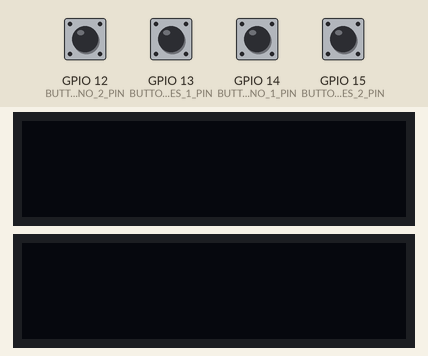
Bench run of a sketch on a simulated ESP32. On the bench: 2 × 128×32 one-colour display. The test bench sets the inputs (shaded band); at power-on: GPIO 12 (BUTTON_NO_2_PIN), GPIO 13 (BUTTON_YES_1_PIN), GPIO 14 (BUTTON_NO_1_PIN), GPIO 15 (BUTTON_YES_2_PIN) HIGH. WiFi joins after 1.5 s; servers stay silent unless stated; uploads are accepted with an empty reply; what the sketch prints to the serial monitor is not drawn.

Above: at 3.2 s.
3.3 s: GPIO 12 (BUTTON_NO_2_PIN) pulled LOW for 0.15 s
At 4.7 s:
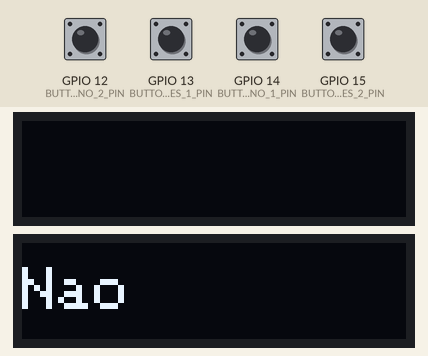
5.0 s: GPIO 13 (BUTTON_YES_1_PIN) pulled LOW for 1 s
At 7.0 s:
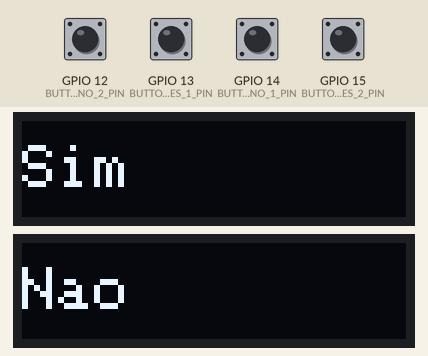
7.5 s: GPIO 14 (BUTTON_NO_1_PIN) pulled LOW for 1 s
At 9.2 s:
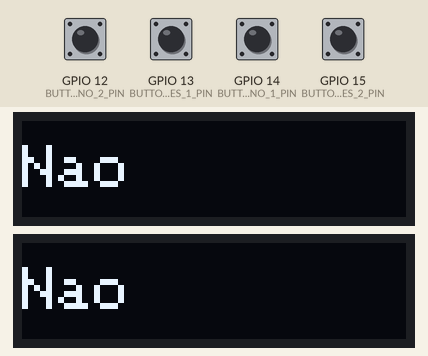
10.0 s: GPIO 15 (BUTTON_YES_2_PIN) pulled LOW for 1 s
At 11.4 s:
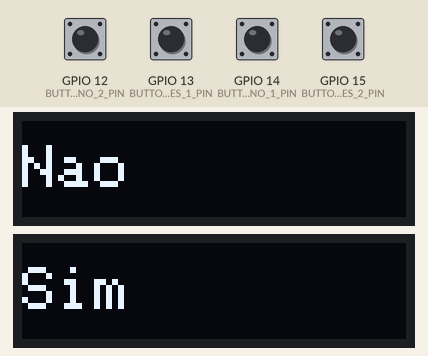
12.5 s: GPIO 13 (BUTTON_YES_1_PIN) pulled LOW for 0.15 s
At 13.1 s:
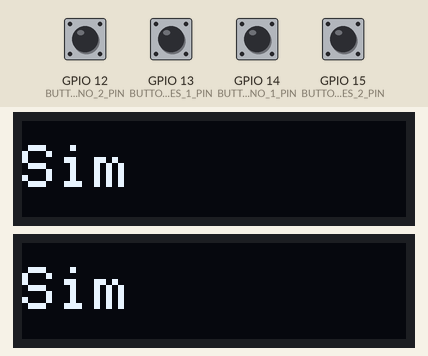
14.2 s: GPIO 12 (BUTTON_NO_2_PIN) pulled LOW for 1 s
At 15.2 s:
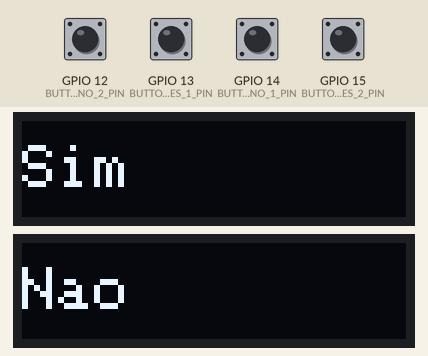
Timing chart, 0 to 17.2 s (numbered marks = the images above; inputs shaded):
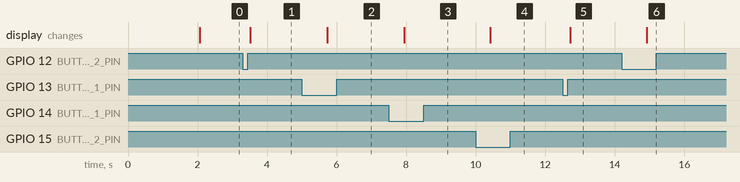

Measured:
- after the input at 3.3 s, the display: changes after 0.21 s (image 1)
- after the input at 5.0 s, the display: changes after 0.73 s (image 2)
- after the input at 7.5 s, the display: changes after 0.44 s (image 3)
- after the input at 10.0 s, the display: changes after 0.41 s (image 4)
- after the input at 12.5 s, the display: changes after 0.21 s (image 5)
- after the input at 14.2 s, the display: changes after 0.73 s (image 6)

The sketch:

esp32_comunica_api.ino
```cpp
#include <WiFi.h>
#include <HTTPClient.h>
#include <ArduinoJson.h>
#include <Wire.h>
#include <Adafruit_GFX.h>
#include <Adafruit_SSD1306.h>
#include <esp_task_wdt.h>

//---
// Configuracoes globais
//---

// Substitua pelas suas credenciais de Wi-Fi
const char* ssid = "seu_ssid";
const char* password = "sua_senha";

// Use o endereco IP que o servidor Flask exibiu no terminal.
const char* api_endpoint = "http://192.168.0.11:5000/api/produtos";
const char* feedback_endpoint = "http://192.168.0.11:5000/api/feedback";

// Definicao dos enderecos e pinos
#define SCREEN_ADDRESS 0x3C
#define SCREEN_WIDTH 128
#define SCREEN_HEIGHT 32

#define BUTTON_YES_1_PIN 13
#define BUTTON_NO_1_PIN 14
#define BUTTON_YES_2_PIN 15
#define BUTTON_NO_2_PIN 12

// Objetos para os displays.
TwoWire I2C_one = TwoWire(0);
TwoWire I2C_two = TwoWire(1);

Adafruit_SSD1306 display1(SCREEN_WIDTH, SCREEN_HEIGHT, &I2C_one, -1);
Adafruit_SSD1306 display2(SCREEN_WIDTH, SCREEN_HEIGHT, &I2C_two, -1);

// Variaveis de tempo para a atualizacao (metodo nao-bloqueante)
unsigned long lastUpdateTime = 0;
const long updateInterval = 10000; // 10 segundos

//---
// Funcoes auxiliares
//---

// Funcao para exibir as informacoes do produto
void showProductInfo(Adafruit_SSD1306 &display, const char* name, float price) {
  display.clearDisplay();

  display.setTextSize(1);
  display.setTextColor(SSD1306_WHITE);
  display.setCursor(0, 0);
  display.println(name);

  display.setTextSize(2);
  display.setCursor(0, 16);
  display.printf("R$ %.2f", price);
  display.display();
}

// Funcao para exibir a resposta do botao
void showButtonResponse(Adafruit_SSD1306 &display, const char* response) {
  display.clearDisplay();
  display.setTextSize(2);
  display.setTextColor(SSD1306_WHITE);
  display.setCursor(0, 8);
  display.println(response);
  display.display();
}

// Funcao para enviar o feedback para a API
void sendFeedback(int productId, const char* feedback) {
  HTTPClient http;
  http.begin(feedback_endpoint);
  http.addHeader("Content-Type", "application/json");

  StaticJsonDocument<100> doc;
  doc["produto_id"] = productId;
  doc["feedback"] = feedback;

  String json_payload;
  serializeJson(doc, json_payload);

  int httpCode = http.POST(json_payload);

  if (httpCode > 0) {
    Serial.printf("[HTTP] Feedback enviado, codigo: %d\n", httpCode);
  } else {
    Serial.printf("[HTTP] Falha ao enviar feedback: %s\n", http.errorToString(httpCode).c_str());
  }
  http.end();
}

// Funcao para obter e exibir os dados da API
void getAndDisplayData() {
  HTTPClient http;
  http.begin(api_endpoint);

  int httpCode = http.GET();

  if (httpCode > 0) {
    String payload = http.getString();

    StaticJsonDocument<500> doc;
    DeserializationError error = deserializeJson(doc, payload);

    if (error) {
      Serial.print(F("Erro ao analisar JSON: "));
      Serial.println(error.f_str());
      return;
    }

    display1.clearDisplay();
    display2.clearDisplay();

    for (JsonObject produto : doc.as<JsonArray>()) {
      int id = produto["id"];
      int display_id = produto["display_id"];
      const char* nome = produto["nome"];
      float preco = produto["preco"];

      if (display_id == 1) {
        showProductInfo(display1, nome, preco);
      } else if (display_id == 2) {
        showProductInfo(display2, nome, preco);
      }
    }
  } else {
    Serial.printf("[HTTP] Falha na requisicao: %s\n", http.errorToString(httpCode).c_str());
  }

  http.end();
}

//---
// Funcoes principais
//---

void setup() {
  Serial.begin(115200);

  WiFi.begin(ssid, password);
  Serial.print("Conectando ao WiFi...");
  while (WiFi.status() != WL_CONNECTED) {
    delay(1000);
    Serial.print(".");
  }
  Serial.println("\nConectado!");

  // Configura a Watchdog com a nova sintaxe
  esp_task_wdt_config_t wdt_config = {
    .timeout_ms = 5000,
    .trigger_panic = true
  };
  esp_task_wdt_init(&wdt_config);
  esp_task_wdt_add(NULL);

  I2C_one.begin(21, 22);
  if (!display1.begin(SSD1306_SWITCHCAPVCC, SCREEN_ADDRESS)) {
    Serial.println(F("Falha ao alocar SSD1306_1"));
    for (;;);
  }

  I2C_two.begin(25, 26);
  if (!display2.begin(SSD1306_SWITCHCAPVCC, SCREEN_ADDRESS)) {
    Serial.println(F("Falha ao alocar SSD1306_2"));
    for (;;);
  }

  pinMode(BUTTON_YES_1_PIN, INPUT_PULLUP);
  pinMode(BUTTON_NO_1_PIN, INPUT_PULLUP);
  pinMode(BUTTON_YES_2_PIN, INPUT_PULLUP);
  pinMode(BUTTON_NO_2_PIN, INPUT_PULLUP);
}

void loop() {
  // Reseta o Watchdog para evitar que o ESP32 reinicie
  esp_task_wdt_reset();

  // Checa se ja passou o tempo para atualizar os dados (metodo nao-bloqueante)
  if (millis() - lastUpdateTime >= updateInterval) {
    getAndDisplayData();
    lastUpdateTime = millis();
  }

  // Leitura dos botoes do Display 1
  if (digitalRead(BUTTON_YES_1_PIN) == LOW) {
    sendFeedback(1, "Sim");
    showButtonResponse(display1, "Sim");
    delay(2000);
  }

  if (digitalRead(BUTTON_NO_1_PIN) == LOW) {
    sendFeedback(1, "Nao");
    showButtonResponse(display1, "Nao");
    delay(2000);
  }

  // Leitura dos botoes do Display 2
  if (digitalRead(BUTTON_YES_2_PIN) == LOW) {
    sendFeedback(2, "Sim");
    showButtonResponse(display2, "Sim");
    delay(2000);
  }

  if (digitalRead(BUTTON_NO_2_PIN) == LOW) {
    sendFeedback(2, "Nao");
    showButtonResponse(display2, "Nao");
    delay(2000);
  }
}
```
